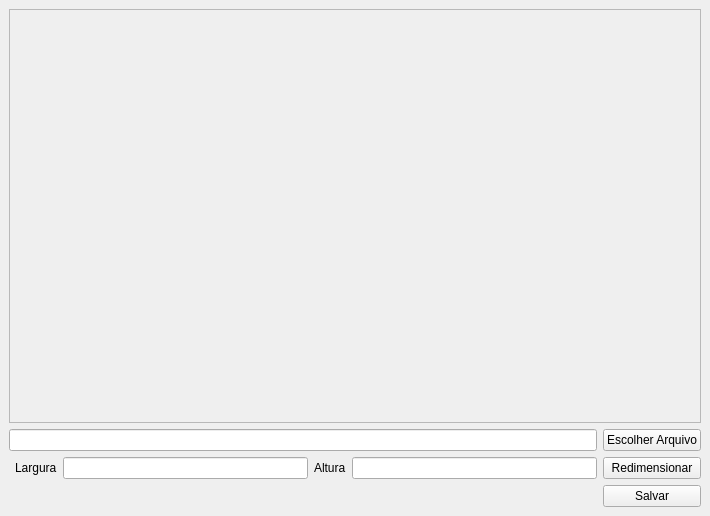
<?xml version="1.0" encoding="UTF-8"?>
<ui version="4.0">
 <class>MainWindow</class>
 <widget class="QMainWindow" name="MainWindow">
  <property name="geometry">
   <rect>
    <x>0</x>
    <y>0</y>
    <width>710</width>
    <height>516</height>
   </rect>
  </property>
  <property name="windowTitle">
   <string>Redimensionar imagem</string>
  </property>
  <widget class="QWidget" name="centralwidget">
   <layout class="QGridLayout" name="gridLayout">
    <item row="5" column="2">
     <widget class="QLineEdit" name="inputlargura"/>
    </item>
    <item row="5" column="4">
     <widget class="QLineEdit" name="inputaltura"/>
    </item>
    <item row="5" column="3">
     <widget class="QLabel" name="label_2">
      <property name="text">
       <string>Altura</string>
      </property>
     </widget>
    </item>
    <item row="5" column="5">
     <widget class="QPushButton" name="btnredimensionar">
      <property name="text">
       <string>Redimensionar</string>
      </property>
     </widget>
    </item>
    <item row="6" column="5">
     <widget class="QPushButton" name="btnsalvar">
      <property name="text">
       <string>Salvar</string>
      </property>
     </widget>
    </item>
    <item row="0" column="0" colspan="6">
     <widget class="QScrollArea" name="scrollArea">
      <property name="widgetResizable">
       <bool>true</bool>
      </property>
      <widget class="QWidget" name="scrollAreaWidgetContents">
       <property name="geometry">
        <rect>
         <x>0</x>
         <y>0</y>
         <width>686</width>
         <height>387</height>
        </rect>
       </property>
       <layout class="QGridLayout" name="gridLayout_2">
        <item row="0" column="1">
         <widget class="QLabel" name="labelimg">
          <property name="text">
           <string/>
          </property>
         </widget>
        </item>
       </layout>
      </widget>
     </widget>
    </item>
    <item row="1" column="5">
     <widget class="QPushButton" name="btnEscolherarquivo">
      <property name="text">
       <string>Escolher Arquivo</string>
      </property>
     </widget>
    </item>
    <item row="1" column="0" colspan="5">
     <widget class="QLineEdit" name="inputAbrirarquivo"/>
    </item>
    <item row="5" column="1">
     <widget class="QLabel" name="label">
      <property name="text">
       <string>Largura</string>
      </property>
     </widget>
    </item>
   </layout>
  </widget>
 </widget>
 <resources/>
 <connections/>
</ui>
